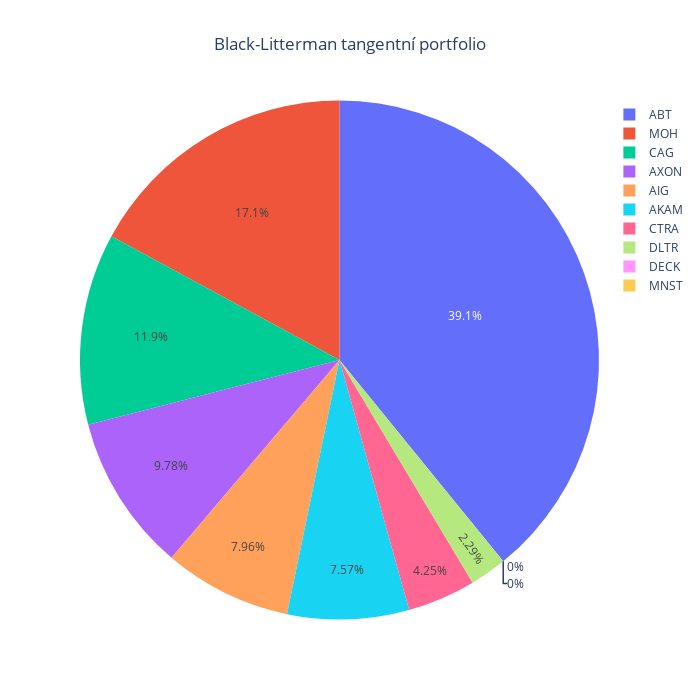

Notebook code cell kept with this figure:
### Code cell
weightsBLTangent = blackLittermanAbsoluteViewsMaxSharpe(prices = prices, views = views)
weightsPlot(weightsBLTangent, title = "Black-Litterman tangentní portfolio")

### Figure 1 — Plotly figure (JSON) as saved in the notebook; plotly's stock layout.template omitted (floating-point values rounded to 4 significant figures)
{"data": [{"labels": ["ABT", "AIG", "AKAM", "AXON", "CAG", "CTRA", "DECK", "DLTR", "MNST", "MOH"], "type": "pie", "values": [0.3913, 0.07963, 0.07569, 0.0978, 0.1193, 0.04249, 0, 0.02292, 0, 0.1709]}], "layout": {"height": 700, "title": {"text": "Black-Litterman tangentní portfolio", "x": 0.5}, "width": 700}}
